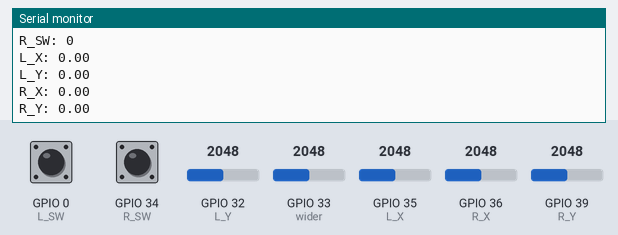
Recording of a sketch running on a simulated ESP32. On the bench: the last lines printed to the serial monitor. Inputs (shaded band) come from the test bench; at power-on: GPIO 32 (L_Y) = 2048, GPIO 33 (wider) = 2048, GPIO 35 (L_X) = 2048, GPIO 36 (R_X) = 2048, GPIO 39 (R_Y) = 2048, GPIO 0 (L_SW) HIGH, GPIO 34 (R_SW) HIGH. WiFi joins after 1.5 s; servers stay silent unless stated; the ROS host is connected and sends only what is stated.

Above: at 7.2 s.
7.3 s: GPIO 32 (L_Y) set to 2866
At 7.61 s:
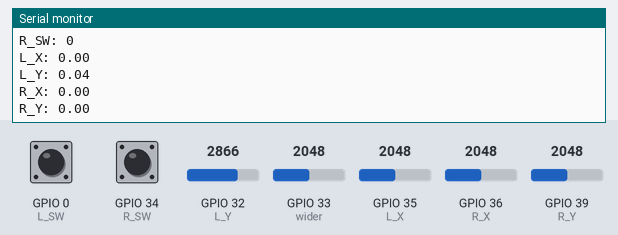
8.8 s: GPIO 33 (wider) set to 2866
At 9.01 s:
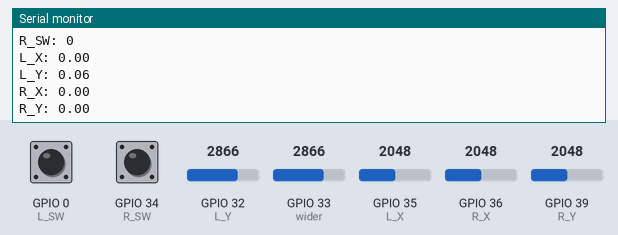
10.3 s: GPIO 35 (L_X) set to 2866
11.8 s: GPIO 36 (R_X) set to 2866
At 12.03 s:
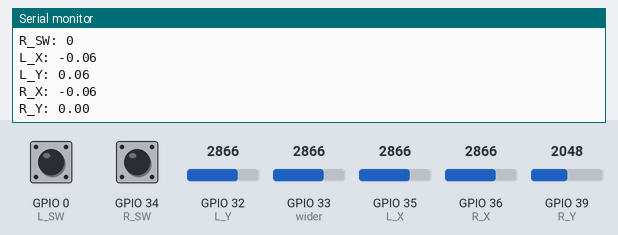
13.3 s: GPIO 39 (R_Y) set to 2866
At 13.64 s:
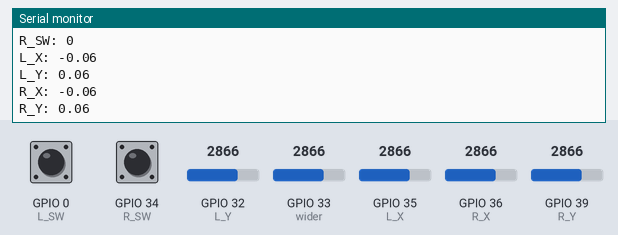
14.8 s: GPIO 0 (L_SW) pulled LOW for 0.15 s
Timing chart, 0 to 17.4 s (numbered marks = the images above; inputs shaded):
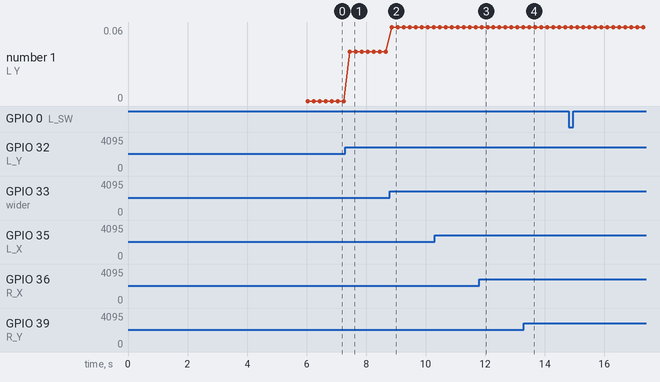

Measured:
- after the input at 7.3 s, the serial monitor: prints a new line after 0.15 s (image 1)
- after the input at 8.8 s, the serial monitor: prints a new line after 0.06 s (image 2)
- after the input at 11.8 s, the serial monitor: prints a new line after 0.08 s (image 3)
- after the input at 13.3 s, the serial monitor: prints a new line after 0.18 s (image 4)
- plotted number 1: 0 → 0.04 after the input at 7.3 s, 0.04 → 0.06 after the input at 8.8 s

The sketch:

zusammen_2.ino
```cpp
#include <WiFi.h>
#include <ros.h>
#include <std_msgs/String.h>
#include <geometry_msgs/Twist.h>
//WIFI
const char* ssid     = "robo";
const char* password = "Password";


//Pin
int L_SW = 0;
int L_Y = 32;
int L_X = 35;
int R_SW = 34;
int R_Y = 39;
int R_X = 36;
int wider = 33;
// Value
bool L_SW_val;
bool R_SW_val;
float L_Y_val;
float L_X_val;
float R_Y_val;
float R_X_val;
float wider_val;
float L_X_zen, L_Y_zen, R_X_zen, R_Y_zen;
unsigned int J_summ;
int samples = 50;
//Verstärkung
float faktor = 0.2;

  //say hello
char hello[30] = "Chef Gnasa, Master Lukas!!";

//ROS Server
IPAddress server(192,168,2,118);
//ROS Port
const uint16_t serverPort = 11411;

ros::NodeHandle nh;
//Make a chatter publisher
std_msgs::String str_msg;
geometry_msgs::Twist twist_msg;
//Name der Topic
ros::Publisher chatter("chatter", &str_msg);
ros::Publisher chatter_twist("cmd_vel", &twist_msg);


void setup() {
  Serial.begin(115200);
    Serial.println(analogRead(wider));
  Serial.print("Connecting to ");
  Serial.println(ssid);
  //WIFI*****************
      Serial.println(analogRead(wider));

  WiFi.begin(ssid, password);
      Serial.println(analogRead(wider));

  //while (WiFi.status() != WL_CONNECTED) {
    delay(2000);
    //Serial.print(".");
  //}
      Serial.println(analogRead(wider));

  Serial.println("");
  Serial.println("WiFi connected!");
  Serial.print("IP address: ");
  Serial.println(WiFi.localIP());
  Serial.print("ESP Mac Address: ");
  Serial.println(WiFi.macAddress());
  Serial.print("Subnet Mask: ");
  Serial.println(WiFi.subnetMask());
    Serial.println(analogRead(wider));
  Serial.print("Gateway IP: ");
  Serial.println(WiFi.gatewayIP());
  Serial.print("DNS: ");
  Serial.println(WiFi.dnsIP());
    Serial.println(analogRead(wider));

  // Set the connection to rosserial socket server
  nh.getHardware()->setConnection(server, serverPort);
  nh.initNode();
  //Get IP durch ROS
  Serial.print("IP = ");
  Serial.println(nh.getHardware()->getLocalIP());
    Serial.println(analogRead(wider));

  //Start to be polite
  nh.advertise(chatter);
  nh.advertise(chatter_twist);

  //Joystick*************************
  pinMode(L_SW, INPUT);
  pinMode(R_SW, INPUT);
  Serial.println("Hi, Florian!");
  Serial.println(analogRead(wider));

  //Kalibieren*****************************
  Serial.println("L: ");
  L_X_zen = kalibrieren(L_X);
  L_Y_zen = kalibrieren(L_Y);
  Serial.println(L_X_zen);

  Serial.println("R: ");
  R_X_zen = kalibrieren(R_X);
  R_Y_zen = kalibrieren(R_Y);
  Serial.println(R_X_zen);

}

void loop() {
  //wider
  Serial.print("wider: ");
  wider_val = analogRead(wider)*faktor/ 4096.;
  Serial.println(wider_val);
  // L_SW
  Serial.print("L_SW: ");
  L_SW_val =! digitalRead(L_SW);
  Serial.println(L_SW_val);
  //R_SW
  Serial.print("R_SW: ");
  R_SW_val =! digitalRead(R_SW);
  Serial.println(R_SW_val);
  //L_X
  Serial.print("L_X: ");
  L_X_val = -(analogRead(L_X)-L_X_zen)*wider_val/2048;
  Serial.println(L_X_val);
  //L_Y
  Serial.print("L_Y: ");
  L_Y_val = (analogRead(L_Y)-L_Y_zen)*wider_val/2048;
  Serial.println(L_Y_val);
  //R_X
  Serial.print("R_X: ");
  R_X_val = -(analogRead(R_X)-R_X_zen)*wider_val/2048;
  Serial.println(R_X_val);
  //R_Y
  Serial.print("R_Y: ");
  R_Y_val = (analogRead(R_Y)-R_Y_zen)*wider_val/2048;
  Serial.println(R_Y_val);

  delay(200);
}

float kalibrieren(int J_Pin) {
  Serial.println("***************Kalibrieren*********************");

    J_summ = 0;

    for (int i =0 ; i < samples; i++){
      J_summ += analogRead(J_Pin);
      delay(20);
    }
    //Zentierung
    float J_zen;
    J_zen = J_summ / float(samples);

    return J_zen;
}
```
